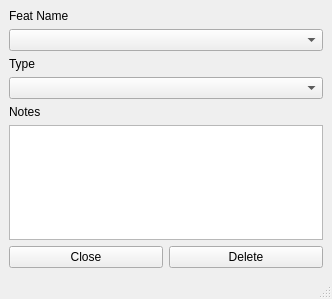
<?xml version="1.0" encoding="UTF-8"?>
<ui version="4.0">
 <class>FeatEdit</class>
 <widget class="QMainWindow" name="FeatEdit">
  <property name="geometry">
   <rect>
    <x>0</x>
    <y>0</y>
    <width>332</width>
    <height>299</height>
   </rect>
  </property>
  <property name="windowTitle">
   <string>MainWindow</string>
  </property>
  <widget class="QWidget" name="centralwidget">
   <layout class="QGridLayout" name="gridLayout">
    <item row="1" column="0" colspan="2">
     <widget class="QComboBox" name="name"/>
    </item>
    <item row="3" column="0" colspan="2">
     <widget class="QComboBox" name="type"/>
    </item>
    <item row="6" column="1">
     <widget class="QPushButton" name="deleteButton">
      <property name="text">
       <string>Delete</string>
      </property>
     </widget>
    </item>
    <item row="6" column="0">
     <widget class="QPushButton" name="closeButton">
      <property name="text">
       <string>Close</string>
      </property>
     </widget>
    </item>
    <item row="0" column="0" colspan="2">
     <widget class="QLabel" name="label">
      <property name="text">
       <string>Feat Name</string>
      </property>
     </widget>
    </item>
    <item row="2" column="0" colspan="2">
     <widget class="QLabel" name="label_2">
      <property name="text">
       <string>Type</string>
      </property>
     </widget>
    </item>
    <item row="4" column="0" colspan="2">
     <widget class="QLabel" name="label_3">
      <property name="text">
       <string>Notes</string>
      </property>
     </widget>
    </item>
    <item row="5" column="0" colspan="2">
     <widget class="QTextBrowser" name="notes"/>
    </item>
   </layout>
  </widget>
  <widget class="QMenuBar" name="menubar">
   <property name="geometry">
    <rect>
     <x>0</x>
     <y>0</y>
     <width>332</width>
     <height>21</height>
    </rect>
   </property>
  </widget>
  <widget class="QStatusBar" name="statusbar"/>
 </widget>
 <resources/>
 <connections/>
</ui>
